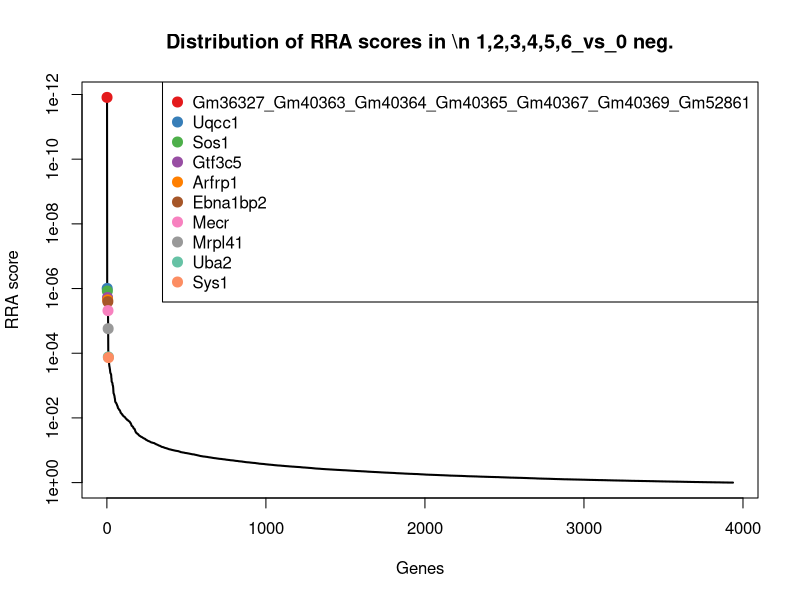
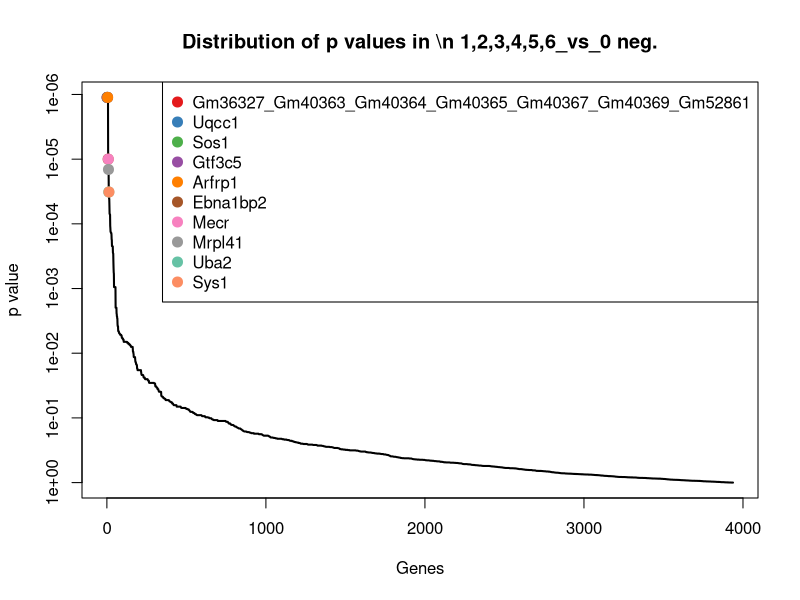
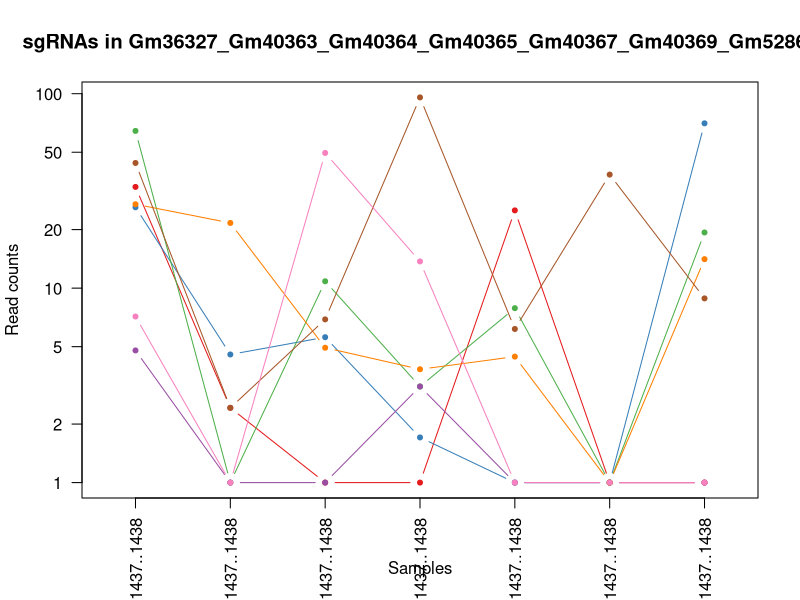
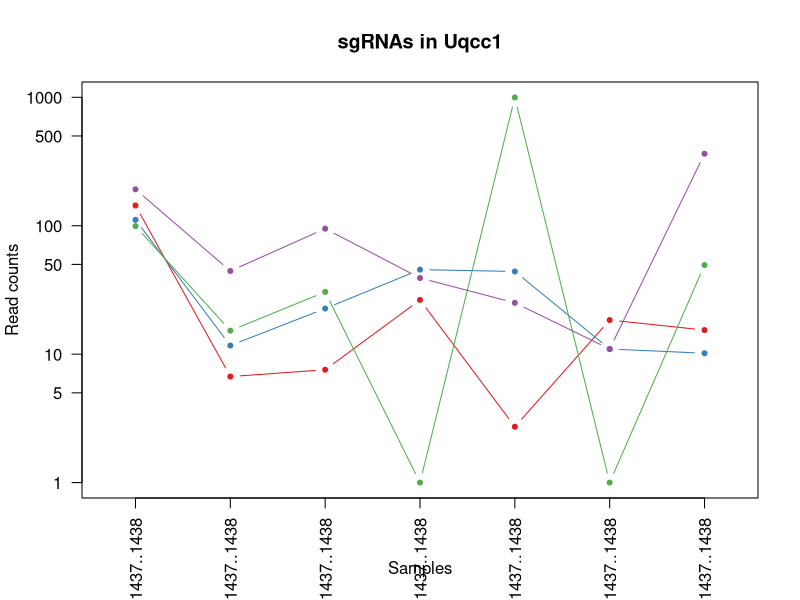
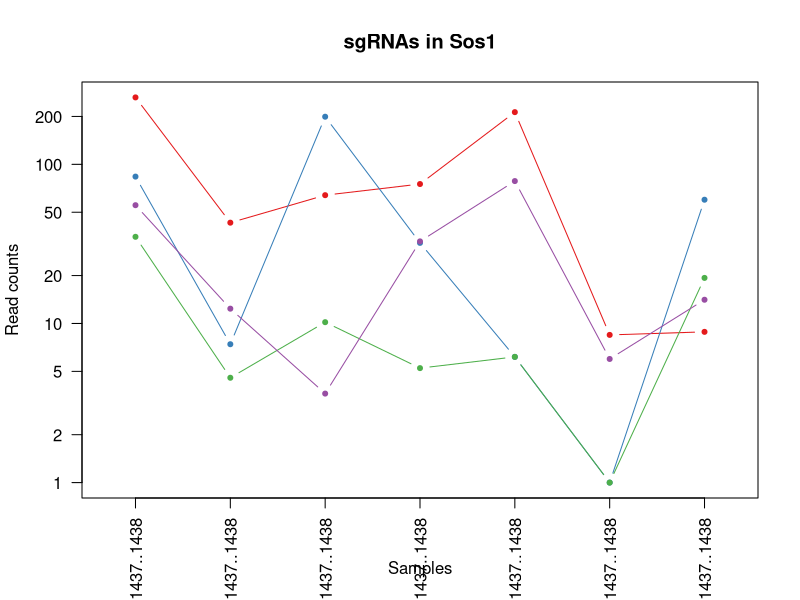
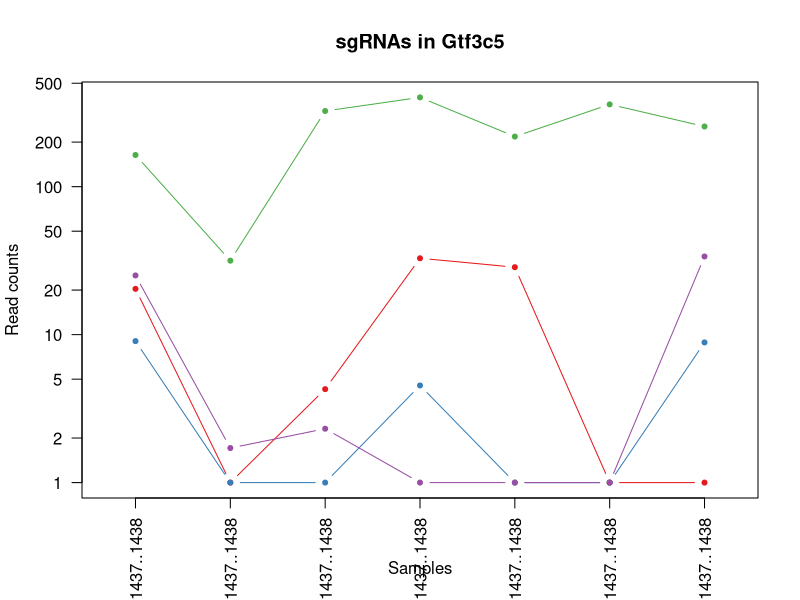
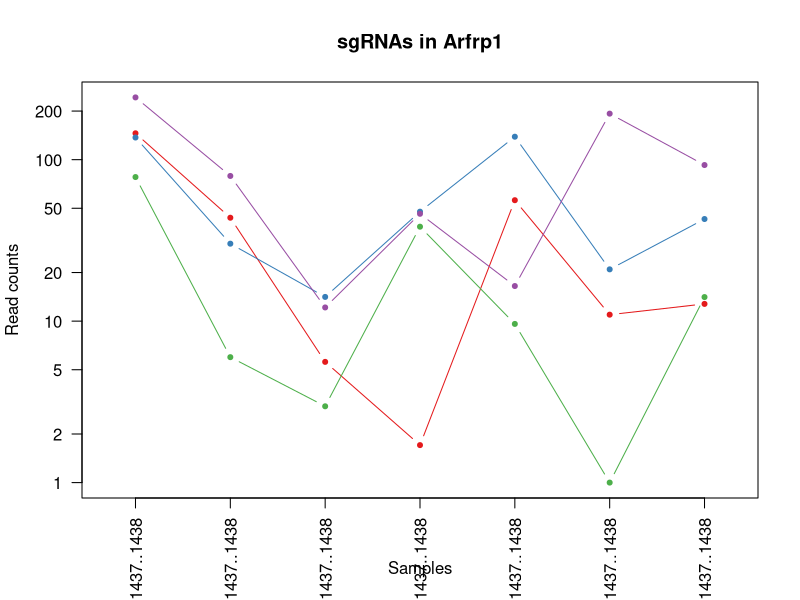
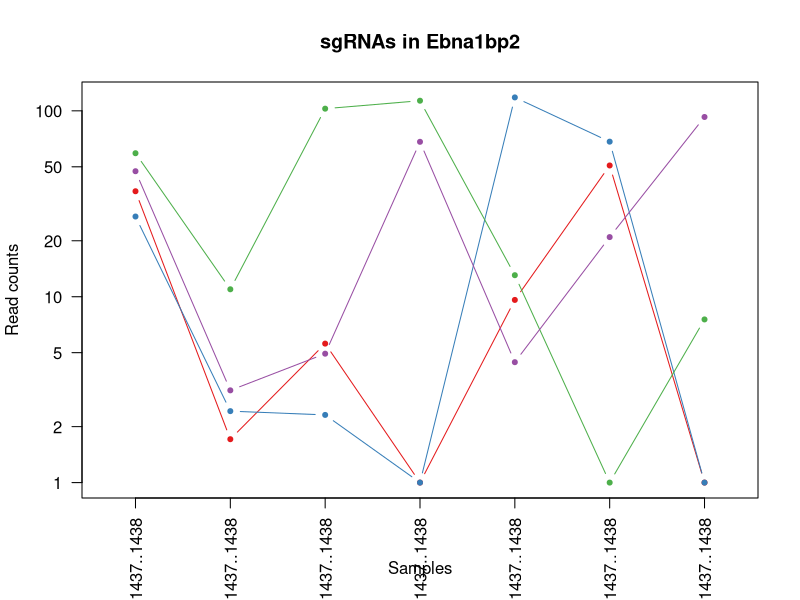

These charts were generated, in order, by the following R code: (Note: this script raises an error after producing the figures.)
pdf(file='invivo.poolE_BM_hEGFRv3_15m_v_input.pdf',width=4.5,height=4.5);
gstable=read.table('invivo.poolE_BM_hEGFRv3_15m_v_input.gene_summary.txt',header=T)
# 
#
# parameters
# Do not modify the variables beginning with "__"

# gstablename='__GENE_SUMMARY_FILE__'
startindex=3
# outputfile='__OUTPUT_FILE__'
targetgenelist=c("Gm36327_Gm40363_Gm40364_Gm40365_Gm40367_Gm40369_Gm52861","Uqcc1","Sos1","Gtf3c5","Arfrp1","Ebna1bp2","Mecr","Mrpl41","Uba2","Sys1")
# samplelabel=sub('.\\w+.\\w+$','',colnames(gstable)[startindex]);
samplelabel='1,2,3,4,5,6_vs_0 neg.'


# You need to write some codes in front of this code:
# gstable=read.table(gstablename,header=T)
# pdf(file=outputfile,width=6,height=6)


# set up color using RColorBrewer
#library(RColorBrewer)
#colors <- brewer.pal(length(targetgenelist), "Set1")

colors=c( "#E41A1C", "#377EB8", "#4DAF4A", "#984EA3", "#FF7F00",  "#A65628", "#F781BF",
          "#999999", "#66C2A5", "#FC8D62", "#8DA0CB", "#E78AC3", "#A6D854", "#FFD92F", "#E5C494", "#B3B3B3", 
          "#8DD3C7", "#FFFFB3", "#BEBADA", "#FB8072", "#80B1D3", "#FDB462", "#B3DE69", "#FCCDE5",
          "#D9D9D9", "#BC80BD", "#CCEBC5", "#FFED6F")

######
# function definition

plotrankedvalues<-function(val, tglist, ...){
  
  plot(val,log='y',ylim=c(max(val),min(val)),type='l',lwd=2, ...)
  if(length(tglist)>0){
    for(i in 1:length(tglist)){
      targetgene=tglist[i];
      tx=which(names(val)==targetgene);ty=val[targetgene];
      points(tx,ty,col=colors[(i %% length(colors)) ],cex=2,pch=20)
      # text(tx+50,ty,targetgene,col=colors[i])
    }
    legend('topright',tglist,pch=20,pt.cex = 2,cex=1,col=colors)
  }
}



plotrandvalues<-function(val,targetgenelist, ...){
  # choose the one with the best distance distribution
  
  mindiffvalue=0;
  randval=val;
  for(i in 1:20){
    randval0=sample(val)
    vindex=sort(which(names(randval0) %in% targetgenelist))
    if(max(vindex)>0.9*length(val)){
      # print('pass...')
      next;
    }
    mindiffind=min(diff(vindex));
    if (mindiffind > mindiffvalue){
      mindiffvalue=mindiffind;
      randval=randval0;
      # print(paste('Diff: ',mindiffvalue))
    }
  }
  plot(randval,log='y',ylim=c(max(randval),min(randval)),pch=20,col='grey', ...)
  
  if(length(targetgenelist)>0){
    for(i in 1:length(targetgenelist)){
      targetgene=targetgenelist[i];
      tx=which(names(randval)==targetgene);ty=randval[targetgene];
      points(tx,ty,col=colors[(i %% length(colors)) ],cex=2,pch=20)
      text(tx+50,ty,targetgene,col=colors[i])
    }
  }
  
}




# set.seed(1235)



pvec=gstable[,startindex]
names(pvec)=gstable[,'id']
pvec=sort(pvec);

plotrankedvalues(pvec,targetgenelist,xlab='Genes',ylab='RRA score',main=paste('Distribution of RRA scores in \\n',samplelabel))

# plotrandvalues(pvec,targetgenelist,xlab='Genes',ylab='RRA score',main=paste('Distribution of RRA scores in \\n',samplelabel))


pvec=gstable[,startindex+1]
names(pvec)=gstable[,'id']
pvec=sort(pvec);

plotrankedvalues(pvec,targetgenelist,xlab='Genes',ylab='p value',main=paste('Distribution of p values in \\n',samplelabel))

# plotrandvalues(pvec,targetgenelist,xlab='Genes',ylab='p value',main=paste('Distribution of p values in \\n',samplelabel))



# you need to write after this code:
# dev.off()






# parameters
# Do not modify the variables beginning with "__"
targetmat=list(c(32.149506211242425,1.4234196992569692,0.0,0.0,24.109474309509014,0.0,0.0),c(25.057703370527182,3.5585492481424232,4.5937783614251355,0.7066427863273343,0.0,0.0,69.40092586113424),c(63.353438710389476,0.0,9.843810774482433,2.119928358982003,6.88842123128829,0.0,18.332320038790176),c(3.7822948483814613,0.0,0.0,2.119928358982003,0.0,0.0,0.0),c(26.003277082622546,20.639585639226052,3.9375243097929733,2.8265711453093374,3.444210615644145,0.0,13.094514313421556),c(43.023603900339126,1.4234196992569692,5.90628646468946,94.6901333678628,5.166315923466217,37.36879897810395,7.856708588052933),c(6.146229128619875,0.0,48.56279982078,12.719570153892018,0.0,0.0,0.0))
targetgene="Gm36327_Gm40363_Gm40364_Gm40365_Gm40367_Gm40369_Gm52861"
collabel=c("In.vivo.input.Pool.E..33.40._1431..1432..1433..1434..1435..1436..1437..1438","In.vivo_AR1890_Pool.E..33.40._BM_hEGFRv3_15m_1431..1432..1433..1434..1435..1436..1437..1438","In.vivo_AR1891_Pool.E..33.40._BM_hEGFRv3_15m_1431..1432..1433..1434..1435..1436..1437..1438","In.vivo_AR1892_Pool.E..33.40._BM_hEGFRv3_15m_1431..1432..1433..1434..1435..1436..1437..1438","In.vivo_AR1893_Pool.E..33.40._BM_hEGFRv3_15m_1431..1432..1433..1434..1435..1436..1437..1438","In.vivo_AR1894_Pool.E..33.40._BM_hEGFRv3_15m_1431..1432..1433..1434..1435..1436..1437..1438","In.vivo_AR1895_Pool.E..33.40._BM_hEGFRv3_15m_1431..1432..1433..1434..1435..1436..1437..1438")

# set up color using RColorBrewer
#library(RColorBrewer)
#colors <- brewer.pal(length(targetgenelist), "Set1")

colors=c( "#E41A1C", "#377EB8", "#4DAF4A", "#984EA3", "#FF7F00",  "#A65628", "#F781BF",
          "#999999", "#66C2A5", "#FC8D62", "#8DA0CB", "#E78AC3", "#A6D854", "#FFD92F", "#E5C494", "#B3B3B3", 
          "#8DD3C7", "#FFFFB3", "#BEBADA", "#FB8072", "#80B1D3", "#FDB462", "#B3DE69", "#FCCDE5",
          "#D9D9D9", "#BC80BD", "#CCEBC5", "#FFED6F")


## code

targetmatvec=unlist(targetmat)+1
yrange=range(targetmatvec[targetmatvec>0]);
# yrange[1]=1; # set the minimum value to 1
for(i in 1:length(targetmat)){
  vali=targetmat[[i]]+1;
  if(i==1){
    plot(1:length(vali),vali,type='b',las=1,pch=20,main=paste('sgRNAs in',targetgene),ylab='Read counts',xlab='Samples',xlim=c(0.7,length(vali)+0.3),ylim = yrange,col=colors[(i %% length(colors))],xaxt='n',log='y')
    axis(1,at=1:length(vali),labels=(collabel),las=2)
    # lines(0:100,rep(1,101),col='black');
  }else{
    lines(1:length(vali),vali,type='b',pch=20,col=colors[(i %% length(colors))])
  }
}




# parameters
# Do not modify the variables beginning with "__"
targetmat=list(c(142.78163052640016,5.693678797027877,6.562540516321622,25.439140307784037,1.7221053078220725,17.438772856448512,14.40396574476371),c(110.15933745911006,10.67564774442727,21.65638370386135,44.51849553862206,43.052632695551814,9.96501306082772,9.166160019395088),c(98.339666057918,14.234196992569693,29.531432323447298,0.0,997.09897322898,0.0,48.44970295965975),c(191.0058898432638,43.41430082733756,93.8443293833992,38.15871046167605,24.109474309509014,9.96501306082772,362.71804648177704))
targetgene="Uqcc1"
collabel=c("In.vivo.input.Pool.E..33.40._1431..1432..1433..1434..1435..1436..1437..1438","In.vivo_AR1890_Pool.E..33.40._BM_hEGFRv3_15m_1431..1432..1433..1434..1435..1436..1437..1438","In.vivo_AR1891_Pool.E..33.40._BM_hEGFRv3_15m_1431..1432..1433..1434..1435..1436..1437..1438","In.vivo_AR1892_Pool.E..33.40._BM_hEGFRv3_15m_1431..1432..1433..1434..1435..1436..1437..1438","In.vivo_AR1893_Pool.E..33.40._BM_hEGFRv3_15m_1431..1432..1433..1434..1435..1436..1437..1438","In.vivo_AR1894_Pool.E..33.40._BM_hEGFRv3_15m_1431..1432..1433..1434..1435..1436..1437..1438","In.vivo_AR1895_Pool.E..33.40._BM_hEGFRv3_15m_1431..1432..1433..1434..1435..1436..1437..1438")

# set up color using RColorBrewer
#library(RColorBrewer)
#colors <- brewer.pal(length(targetgenelist), "Set1")

colors=c( "#E41A1C", "#377EB8", "#4DAF4A", "#984EA3", "#FF7F00",  "#A65628", "#F781BF",
          "#999999", "#66C2A5", "#FC8D62", "#8DA0CB", "#E78AC3", "#A6D854", "#FFD92F", "#E5C494", "#B3B3B3", 
          "#8DD3C7", "#FFFFB3", "#BEBADA", "#FB8072", "#80B1D3", "#FDB462", "#B3DE69", "#FCCDE5",
          "#D9D9D9", "#BC80BD", "#CCEBC5", "#FFED6F")


## code

targetmatvec=unlist(targetmat)+1
yrange=range(targetmatvec[targetmatvec>0]);
# yrange[1]=1; # set the minimum value to 1
for(i in 1:length(targetmat)){
  vali=targetmat[[i]]+1;
  if(i==1){
    plot(1:length(vali),vali,type='b',las=1,pch=20,main=paste('sgRNAs in',targetgene),ylab='Read counts',xlab='Samples',xlim=c(0.7,length(vali)+0.3),ylim = yrange,col=colors[(i %% length(colors))],xaxt='n',log='y')
    axis(1,at=1:length(vali),labels=(collabel),las=2)
    # lines(0:100,rep(1,101),col='black');
  }else{
    lines(1:length(vali),vali,type='b',pch=20,col=colors[(i %% length(colors))])
  }
}




# parameters
# Do not modify the variables beginning with "__"
targetmat=list(c(262.39670510646386,41.990881128080595,63.00038895668757,74.19749256437011,211.8189528621149,7.47375979562079,7.856708588052933),c(82.73769980834447,6.405388646656362,198.188723592913,31.09228259840271,5.166315923466217,0.0,58.92531441039699),c(34.04065363543315,3.5585492481424232,9.187556722850271,4.239856717964006,5.166315923466217,0.0,18.332320038790176),c(54.37048844548351,11.387357594055754,2.625016206528649,31.798925384730047,77.49473885199326,4.98250653041386,13.094514313421556))
targetgene="Sos1"
collabel=c("In.vivo.input.Pool.E..33.40._1431..1432..1433..1434..1435..1436..1437..1438","In.vivo_AR1890_Pool.E..33.40._BM_hEGFRv3_15m_1431..1432..1433..1434..1435..1436..1437..1438","In.vivo_AR1891_Pool.E..33.40._BM_hEGFRv3_15m_1431..1432..1433..1434..1435..1436..1437..1438","In.vivo_AR1892_Pool.E..33.40._BM_hEGFRv3_15m_1431..1432..1433..1434..1435..1436..1437..1438","In.vivo_AR1893_Pool.E..33.40._BM_hEGFRv3_15m_1431..1432..1433..1434..1435..1436..1437..1438","In.vivo_AR1894_Pool.E..33.40._BM_hEGFRv3_15m_1431..1432..1433..1434..1435..1436..1437..1438","In.vivo_AR1895_Pool.E..33.40._BM_hEGFRv3_15m_1431..1432..1433..1434..1435..1436..1437..1438")

# set up color using RColorBrewer
#library(RColorBrewer)
#colors <- brewer.pal(length(targetgenelist), "Set1")

colors=c( "#E41A1C", "#377EB8", "#4DAF4A", "#984EA3", "#FF7F00",  "#A65628", "#F781BF",
          "#999999", "#66C2A5", "#FC8D62", "#8DA0CB", "#E78AC3", "#A6D854", "#FFD92F", "#E5C494", "#B3B3B3", 
          "#8DD3C7", "#FFFFB3", "#BEBADA", "#FB8072", "#80B1D3", "#FDB462", "#B3DE69", "#FCCDE5",
          "#D9D9D9", "#BC80BD", "#CCEBC5", "#FFED6F")


## code

targetmatvec=unlist(targetmat)+1
yrange=range(targetmatvec[targetmatvec>0]);
# yrange[1]=1; # set the minimum value to 1
for(i in 1:length(targetmat)){
  vali=targetmat[[i]]+1;
  if(i==1){
    plot(1:length(vali),vali,type='b',las=1,pch=20,main=paste('sgRNAs in',targetgene),ylab='Read counts',xlab='Samples',xlim=c(0.7,length(vali)+0.3),ylim = yrange,col=colors[(i %% length(colors))],xaxt='n',log='y')
    axis(1,at=1:length(vali),labels=(collabel),las=2)
    # lines(0:100,rep(1,101),col='black');
  }else{
    lines(1:length(vali),vali,type='b',pch=20,col=colors[(i %% length(colors))])
  }
}




# parameters
# Do not modify the variables beginning with "__"
targetmat=list(c(19.38426109795499,0.0,3.281270258160811,31.798925384730047,27.55368492515316,0.0,0.0),c(8.037376552810606,0.0,0.0,3.5332139316366717,0.0,0.0,7.856708588052933),c(162.63867848040283,30.603523534024838,323.53324745465596,399.9598170612712,216.98526878558113,358.7404701897979,254.03357768037816),c(24.112129658431815,0.7117098496284846,1.3125081032643244,0.0,0.0,0.0,32.73628578355389))
targetgene="Gtf3c5"
collabel=c("In.vivo.input.Pool.E..33.40._1431..1432..1433..1434..1435..1436..1437..1438","In.vivo_AR1890_Pool.E..33.40._BM_hEGFRv3_15m_1431..1432..1433..1434..1435..1436..1437..1438","In.vivo_AR1891_Pool.E..33.40._BM_hEGFRv3_15m_1431..1432..1433..1434..1435..1436..1437..1438","In.vivo_AR1892_Pool.E..33.40._BM_hEGFRv3_15m_1431..1432..1433..1434..1435..1436..1437..1438","In.vivo_AR1893_Pool.E..33.40._BM_hEGFRv3_15m_1431..1432..1433..1434..1435..1436..1437..1438","In.vivo_AR1894_Pool.E..33.40._BM_hEGFRv3_15m_1431..1432..1433..1434..1435..1436..1437..1438","In.vivo_AR1895_Pool.E..33.40._BM_hEGFRv3_15m_1431..1432..1433..1434..1435..1436..1437..1438")

# set up color using RColorBrewer
#library(RColorBrewer)
#colors <- brewer.pal(length(targetgenelist), "Set1")

colors=c( "#E41A1C", "#377EB8", "#4DAF4A", "#984EA3", "#FF7F00",  "#A65628", "#F781BF",
          "#999999", "#66C2A5", "#FC8D62", "#8DA0CB", "#E78AC3", "#A6D854", "#FFD92F", "#E5C494", "#B3B3B3", 
          "#8DD3C7", "#FFFFB3", "#BEBADA", "#FB8072", "#80B1D3", "#FDB462", "#B3DE69", "#FCCDE5",
          "#D9D9D9", "#BC80BD", "#CCEBC5", "#FFED6F")


## code

targetmatvec=unlist(targetmat)+1
yrange=range(targetmatvec[targetmatvec>0]);
# yrange[1]=1; # set the minimum value to 1
for(i in 1:length(targetmat)){
  vali=targetmat[[i]]+1;
  if(i==1){
    plot(1:length(vali),vali,type='b',las=1,pch=20,main=paste('sgRNAs in',targetgene),ylab='Read counts',xlab='Samples',xlim=c(0.7,length(vali)+0.3),ylim = yrange,col=colors[(i %% length(colors))],xaxt='n',log='y')
    axis(1,at=1:length(vali),labels=(collabel),las=2)
    # lines(0:100,rep(1,101),col='black');
  }else{
    lines(1:length(vali),vali,type='b',pch=20,col=colors[(i %% length(colors))])
  }
}




# parameters
# Do not modify the variables beginning with "__"
targetmat=list(c(144.6727779505909,42.70259097770908,4.5937783614251355,0.7066427863273343,55.10736985030632,9.96501306082772,11.7850628820794),c(136.1626145417326,29.18010383476787,13.125081032643244,46.63842389760407,137.7684246257658,19.93002612165544,41.902445802948975),c(77.06425753577227,4.981968947399392,1.9687621548964866,37.45206767534872,8.610526539110362,0.0,13.094514313421556),c(242.06687029641353,78.2880834591333,11.156318877746758,45.2251383249494,15.498947770398653,191.82650142093362,91.66160019395089))
targetgene="Arfrp1"
collabel=c("In.vivo.input.Pool.E..33.40._1431..1432..1433..1434..1435..1436..1437..1438","In.vivo_AR1890_Pool.E..33.40._BM_hEGFRv3_15m_1431..1432..1433..1434..1435..1436..1437..1438","In.vivo_AR1891_Pool.E..33.40._BM_hEGFRv3_15m_1431..1432..1433..1434..1435..1436..1437..1438","In.vivo_AR1892_Pool.E..33.40._BM_hEGFRv3_15m_1431..1432..1433..1434..1435..1436..1437..1438","In.vivo_AR1893_Pool.E..33.40._BM_hEGFRv3_15m_1431..1432..1433..1434..1435..1436..1437..1438","In.vivo_AR1894_Pool.E..33.40._BM_hEGFRv3_15m_1431..1432..1433..1434..1435..1436..1437..1438","In.vivo_AR1895_Pool.E..33.40._BM_hEGFRv3_15m_1431..1432..1433..1434..1435..1436..1437..1438")

# set up color using RColorBrewer
#library(RColorBrewer)
#colors <- brewer.pal(length(targetgenelist), "Set1")

colors=c( "#E41A1C", "#377EB8", "#4DAF4A", "#984EA3", "#FF7F00",  "#A65628", "#F781BF",
          "#999999", "#66C2A5", "#FC8D62", "#8DA0CB", "#E78AC3", "#A6D854", "#FFD92F", "#E5C494", "#B3B3B3", 
          "#8DD3C7", "#FFFFB3", "#BEBADA", "#FB8072", "#80B1D3", "#FDB462", "#B3DE69", "#FCCDE5",
          "#D9D9D9", "#BC80BD", "#CCEBC5", "#FFED6F")


## code

targetmatvec=unlist(targetmat)+1
yrange=range(targetmatvec[targetmatvec>0]);
# yrange[1]=1; # set the minimum value to 1
for(i in 1:length(targetmat)){
  vali=targetmat[[i]]+1;
  if(i==1){
    plot(1:length(vali),vali,type='b',las=1,pch=20,main=paste('sgRNAs in',targetgene),ylab='Read counts',xlab='Samples',xlim=c(0.7,length(vali)+0.3),ylim = yrange,col=colors[(i %% length(colors))],xaxt='n',log='y')
    axis(1,at=1:length(vali),labels=(collabel),las=2)
    # lines(0:100,rep(1,101),col='black');
  }else{
    lines(1:length(vali),vali,type='b',pch=20,col=colors[(i %% length(colors))])
  }
}




# parameters
# Do not modify the variables beginning with "__"
targetmat=list(c(35.93180105962388,0.7117098496284846,4.5937783614251355,0.0,8.610526539110362,49.825065304138604,0.0),c(26.003277082622546,1.4234196992569692,1.3125081032643244,0.0,117.10316093190093,67.26383816058711,0.0),c(58.15278329386497,9.963937894798784,101.71937800298514,112.35620302604616,12.054737154754507,0.0,6.547257156710778),c(46.3331118926729,2.1351295488854536,3.9375243097929733,67.13106470109676,3.444210615644145,19.93002612165544,91.66160019395089))
targetgene="Ebna1bp2"
collabel=c("In.vivo.input.Pool.E..33.40._1431..1432..1433..1434..1435..1436..1437..1438","In.vivo_AR1890_Pool.E..33.40._BM_hEGFRv3_15m_1431..1432..1433..1434..1435..1436..1437..1438","In.vivo_AR1891_Pool.E..33.40._BM_hEGFRv3_15m_1431..1432..1433..1434..1435..1436..1437..1438","In.vivo_AR1892_Pool.E..33.40._BM_hEGFRv3_15m_1431..1432..1433..1434..1435..1436..1437..1438","In.vivo_AR1893_Pool.E..33.40._BM_hEGFRv3_15m_1431..1432..1433..1434..1435..1436..1437..1438","In.vivo_AR1894_Pool.E..33.40._BM_hEGFRv3_15m_1431..1432..1433..1434..1435..1436..1437..1438","In.vivo_AR1895_Pool.E..33.40._BM_hEGFRv3_15m_1431..1432..1433..1434..1435..1436..1437..1438")

# set up color using RColorBrewer
#library(RColorBrewer)
#colors <- brewer.pal(length(targetgenelist), "Set1")

colors=c( "#E41A1C", "#377EB8", "#4DAF4A", "#984EA3", "#FF7F00",  "#A65628", "#F781BF",
          "#999999", "#66C2A5", "#FC8D62", "#8DA0CB", "#E78AC3", "#A6D854", "#FFD92F", "#E5C494", "#B3B3B3", 
          "#8DD3C7", "#FFFFB3", "#BEBADA", "#FB8072", "#80B1D3", "#FDB462", "#B3DE69", "#FCCDE5",
          "#D9D9D9", "#BC80BD", "#CCEBC5", "#FFED6F")


## code

targetmatvec=unlist(targetmat)+1
yrange=range(targetmatvec[targetmatvec>0]);
# yrange[1]=1; # set the minimum value to 1
for(i in 1:length(targetmat)){
  vali=targetmat[[i]]+1;
  if(i==1){
    plot(1:length(vali),vali,type='b',las=1,pch=20,main=paste('sgRNAs in',targetgene),ylab='Read counts',xlab='Samples',xlim=c(0.7,length(vali)+0.3),ylim = yrange,col=colors[(i %% length(colors))],xaxt='n',log='y')
    axis(1,at=1:length(vali),labels=(collabel),las=2)
    # lines(0:100,rep(1,101),col='black');
  }else{
    lines(1:length(vali),vali,type='b',pch=20,col=colors[(i %% length(colors))])
  }
}




# parameters
# Do not modify the variables beginning with "__"
targetmat=list(c(173.9855630255472,28.468393985139386,9.843810774482433,9.186356222255347,3.444210615644145,151.96644917762274,54.99696011637053),c(463.8039057827767,285.3956497010223,139.12585894601838,168.18098314590557,115.38105562407885,67.26383816058711,273.6753491505105),c(200.46162696421746,116.00870548944299,95.15683748666352,27.559068666766038,56.82947515812839,69.75509142579405,36.66464007758035),c(127.65245113287432,15.65761669182666,189.00116687006272,188.67362394939826,15.498947770398653,49.825065304138604,13.094514313421556))
targetgene="Mecr"
collabel=c("In.vivo.input.Pool.E..33.40._1431..1432..1433..1434..1435..1436..1437..1438","In.vivo_AR1890_Pool.E..33.40._BM_hEGFRv3_15m_1431..1432..1433..1434..1435..1436..1437..1438","In.vivo_AR1891_Pool.E..33.40._BM_hEGFRv3_15m_1431..1432..1433..1434..1435..1436..1437..1438","In.vivo_AR1892_Pool.E..33.40._BM_hEGFRv3_15m_1431..1432..1433..1434..1435..1436..1437..1438","In.vivo_AR1893_Pool.E..33.40._BM_hEGFRv3_15m_1431..1432..1433..1434..1435..1436..1437..1438","In.vivo_AR1894_Pool.E..33.40._BM_hEGFRv3_15m_1431..1432..1433..1434..1435..1436..1437..1438","In.vivo_AR1895_Pool.E..33.40._BM_hEGFRv3_15m_1431..1432..1433..1434..1435..1436..1437..1438")

# set up color using RColorBrewer
#library(RColorBrewer)
#colors <- brewer.pal(length(targetgenelist), "Set1")

colors=c( "#E41A1C", "#377EB8", "#4DAF4A", "#984EA3", "#FF7F00",  "#A65628", "#F781BF",
          "#999999", "#66C2A5", "#FC8D62", "#8DA0CB", "#E78AC3", "#A6D854", "#FFD92F", "#E5C494", "#B3B3B3", 
          "#8DD3C7", "#FFFFB3", "#BEBADA", "#FB8072", "#80B1D3", "#FDB462", "#B3DE69", "#FCCDE5",
          "#D9D9D9", "#BC80BD", "#CCEBC5", "#FFED6F")


## code

targetmatvec=unlist(targetmat)+1
yrange=range(targetmatvec[targetmatvec>0]);
# yrange[1]=1; # set the minimum value to 1
for(i in 1:length(targetmat)){
  vali=targetmat[[i]]+1;
  if(i==1){
    plot(1:length(vali),vali,type='b',las=1,pch=20,main=paste('sgRNAs in',targetgene),ylab='Read counts',xlab='Samples',xlim=c(0.7,length(vali)+0.3),ylim = yrange,col=colors[(i %% length(colors))],xaxt='n',log='y')
    axis(1,at=1:length(vali),labels=(collabel),las=2)
    # lines(0:100,rep(1,101),col='black');
  }else{
    lines(1:length(vali),vali,type='b',pch=20,col=colors[(i %% length(colors))])
  }
}




# parameters
# Do not modify the variables beginning with "__"
targetmat=list(c(22.693769090288768,0.0,42.65651335609054,11.30628458123735,0.0,22.42127938686237,11.7850628820794),c(19.38426109795499,10.67564774442727,45.28152956261919,0.0,0.0,0.0,0.0),c(64.77179927853253,26.33326443625393,2.625016206528649,0.0,25.831579617331087,12.456266326034651,17.02286860744802),c(16.074753105621213,1.4234196992569692,0.0,0.7066427863273343,0.0,0.0,0.0))
targetgene="Mrpl41"
collabel=c("In.vivo.input.Pool.E..33.40._1431..1432..1433..1434..1435..1436..1437..1438","In.vivo_AR1890_Pool.E..33.40._BM_hEGFRv3_15m_1431..1432..1433..1434..1435..1436..1437..1438","In.vivo_AR1891_Pool.E..33.40._BM_hEGFRv3_15m_1431..1432..1433..1434..1435..1436..1437..1438","In.vivo_AR1892_Pool.E..33.40._BM_hEGFRv3_15m_1431..1432..1433..1434..1435..1436..1437..1438","In.vivo_AR1893_Pool.E..33.40._BM_hEGFRv3_15m_1431..1432..1433..1434..1435..1436..1437..1438","In.vivo_AR1894_Pool.E..33.40._BM_hEGFRv3_15m_1431..1432..1433..1434..1435..1436..1437..1438","In.vivo_AR1895_Pool.E..33.40._BM_hEGFRv3_15m_1431..1432..1433..1434..1435..1436..1437..1438")

# set up color using RColorBrewer
#library(RColorBrewer)
#colors <- brewer.pal(length(targetgenelist), "Set1")

colors=c( "#E41A1C", "#377EB8", "#4DAF4A", "#984EA3", "#FF7F00",  "#A65628", "#F781BF",
          "#999999", "#66C2A5", "#FC8D62", "#8DA0CB", "#E78AC3", "#A6D854", "#FFD92F", "#E5C494", "#B3B3B3", 
          "#8DD3C7", "#FFFFB3", "#BEBADA", "#FB8072", "#80B1D3", "#FDB462", "#B3DE69", "#FCCDE5",
          "#D9D9D9", "#BC80BD", "#CCEBC5", "#FFED6F")


## code

targetmatvec=unlist(targetmat)+1
yrange=range(targetmatvec[targetmatvec>0]);
# yrange[1]=1; # set the minimum value to 1
for(i in 1:length(targetmat)){
  vali=targetmat[[i]]+1;
  if(i==1){
    plot(1:length(vali),vali,type='b',las=1,pch=20,main=paste('sgRNAs in',targetgene),ylab='Read counts',xlab='Samples',xlim=c(0.7,length(vali)+0.3),ylim = yrange,col=colors[(i %% length(colors))],xaxt='n',log='y')
    axis(1,at=1:length(vali),labels=(collabel),las=2)
    # lines(0:100,rep(1,101),col='black');
  }else{
    lines(1:length(vali),vali,type='b',pch=20,col=colors[(i %% length(colors))])
  }
}




# parameters
# Do not modify the variables beginning with "__"
targetmat=list(c(177.76785787392868,222.0534730840872,24.937653962022164,14.839498512874021,58.551580465950465,57.29882509975939,31.42683435221173),c(133.79868026149418,8.540518195541814,234.28269643268192,51.58492340189541,1.7221053078220725,0.0,184.63265181924393),c(89.8295026490597,35.58549248142423,133.8758265329611,98.9299900858268,36.16421146426352,24.912532652069302,119.16008025213615),c(107.32261632282396,15.65761669182666,20.34387560059703,94.6901333678628,48.21894861901803,7.47375979562079,11.7850628820794))
targetgene="Uba2"
collabel=c("In.vivo.input.Pool.E..33.40._1431..1432..1433..1434..1435..1436..1437..1438","In.vivo_AR1890_Pool.E..33.40._BM_hEGFRv3_15m_1431..1432..1433..1434..1435..1436..1437..1438","In.vivo_AR1891_Pool.E..33.40._BM_hEGFRv3_15m_1431..1432..1433..1434..1435..1436..1437..1438","In.vivo_AR1892_Pool.E..33.40._BM_hEGFRv3_15m_1431..1432..1433..1434..1435..1436..1437..1438","In.vivo_AR1893_Pool.E..33.40._BM_hEGFRv3_15m_1431..1432..1433..1434..1435..1436..1437..1438","In.vivo_AR1894_Pool.E..33.40._BM_hEGFRv3_15m_1431..1432..1433..1434..1435..1436..1437..1438","In.vivo_AR1895_Pool.E..33.40._BM_hEGFRv3_15m_1431..1432..1433..1434..1435..1436..1437..1438")

# set up color using RColorBrewer
#library(RColorBrewer)
#colors <- brewer.pal(length(targetgenelist), "Set1")

colors=c( "#E41A1C", "#377EB8", "#4DAF4A", "#984EA3", "#FF7F00",  "#A65628", "#F781BF",
          "#999999", "#66C2A5", "#FC8D62", "#8DA0CB", "#E78AC3", "#A6D854", "#FFD92F", "#E5C494", "#B3B3B3", 
          "#8DD3C7", "#FFFFB3", "#BEBADA", "#FB8072", "#80B1D3", "#FDB462", "#B3DE69", "#FCCDE5",
          "#D9D9D9", "#BC80BD", "#CCEBC5", "#FFED6F")


## code

targetmatvec=unlist(targetmat)+1
yrange=range(targetmatvec[targetmatvec>0]);
# yrange[1]=1; # set the minimum value to 1
for(i in 1:length(targetmat)){
  vali=targetmat[[i]]+1;
  if(i==1){
    plot(1:length(vali),vali,type='b',las=1,pch=20,main=paste('sgRNAs in',targetgene),ylab='Read counts',xlab='Samples',xlim=c(0.7,length(vali)+0.3),ylim = yrange,col=colors[(i %% length(colors))],xaxt='n',log='y')
    axis(1,at=1:length(vali),labels=(collabel),las=2)
    # lines(0:100,rep(1,101),col='black');
  }else{
    lines(1:length(vali),vali,type='b',pch=20,col=colors[(i %% length(colors))])
  }
}




# parameters
# Do not modify the variables beginning with "__"
targetmat=list(c(100.7036003381564,0.0,4.5937783614251355,0.0,0.0,0.0,31.42683435221173),c(36.877374771719246,22.063005338483023,1.3125081032643244,21.905926376147363,3.444210615644145,32.38629244769009,0.0),c(215.5908063577433,69.035855413963,133.21957248132892,21.905926376147363,20.66526369386487,42.35130550851781,43.21189723429113),c(69.97245469505704,138.7834206775545,13.781335084275407,30.385639812075375,41.33052738772974,47.333812038931676,45.830800096975445))
targetgene="Sys1"
collabel=c("In.vivo.input.Pool.E..33.40._1431..1432..1433..1434..1435..1436..1437..1438","In.vivo_AR1890_Pool.E..33.40._BM_hEGFRv3_15m_1431..1432..1433..1434..1435..1436..1437..1438","In.vivo_AR1891_Pool.E..33.40._BM_hEGFRv3_15m_1431..1432..1433..1434..1435..1436..1437..1438","In.vivo_AR1892_Pool.E..33.40._BM_hEGFRv3_15m_1431..1432..1433..1434..1435..1436..1437..1438","In.vivo_AR1893_Pool.E..33.40._BM_hEGFRv3_15m_1431..1432..1433..1434..1435..1436..1437..1438","In.vivo_AR1894_Pool.E..33.40._BM_hEGFRv3_15m_1431..1432..1433..1434..1435..1436..1437..1438","In.vivo_AR1895_Pool.E..33.40._BM_hEGFRv3_15m_1431..1432..1433..1434..1435..1436..1437..1438")

# set up color using RColorBrewer
#library(RColorBrewer)
#colors <- brewer.pal(length(targetgenelist), "Set1")

colors=c( "#E41A1C", "#377EB8", "#4DAF4A", "#984EA3", "#FF7F00",  "#A65628", "#F781BF",
          "#999999", "#66C2A5", "#FC8D62", "#8DA0CB", "#E78AC3", "#A6D854", "#FFD92F", "#E5C494", "#B3B3B3", 
          "#8DD3C7", "#FFFFB3", "#BEBADA", "#FB8072", "#80B1D3", "#FDB462", "#B3DE69", "#FCCDE5",
          "#D9D9D9", "#BC80BD", "#CCEBC5", "#FFED6F")


## code

targetmatvec=unlist(targetmat)+1
yrange=range(targetmatvec[targetmatvec>0]);
# yrange[1]=1; # set the minimum value to 1
for(i in 1:length(targetmat)){
  vali=targetmat[[i]]+1;
  if(i==1){
    plot(1:length(vali),vali,type='b',las=1,pch=20,main=paste('sgRNAs in',targetgene),ylab='Read counts',xlab='Samples',xlim=c(0.7,length(vali)+0.3),ylim = yrange,col=colors[(i %% length(colors))],xaxt='n',log='y')
    axis(1,at=1:length(vali),labels=(collabel),las=2)
    # lines(0:100,rep(1,101),col='black');
  }else{
    lines(1:length(vali),vali,type='b',pch=20,col=colors[(i %% length(colors))])
  }
}



# 
#
# parameters
# Do not modify the variables beginning with "__"

# gstablename='__GENE_SUMMARY_FILE__'
startindex=9
# outputfile='__OUTPUT_FILE__'
targetgenelist=c("Grk2","C2cd5","Atp2a2","Golm1","Actbl2","Limd2","Csdc2","Omd","Slc28a2","Dpy19l1")
# samplelabel=sub('.\\w+.\\w+$','',colnames(gstable)[startindex]);
samplelabel='1,2,3,4,5,6_vs_0 pos.'


# You need to write some codes in front of this code:
# gstable=read.table(gstablename,header=T)
# pdf(file=outputfile,width=6,height=6)


# set up color using RColorBrewer
#library(RColorBrewer)
#colors <- brewer.pal(length(targetgenelist), "Set1")

colors=c( "#E41A1C", "#377EB8", "#4DAF4A", "#984EA3", "#FF7F00",  "#A65628", "#F781BF",
          "#999999", "#66C2A5", "#FC8D62", "#8DA0CB", "#E78AC3", "#A6D854", "#FFD92F", "#E5C494", "#B3B3B3", 
          "#8DD3C7", "#FFFFB3", "#BEBADA", "#FB8072", "#80B1D3", "#FDB462", "#B3DE69", "#FCCDE5",
          "#D9D9D9", "#BC80BD", "#CCEBC5", "#FFED6F")

######
# function definition

plotrankedvalues<-function(val, tglist, ...){
  
  plot(val,log='y',ylim=c(max(val),min(val)),type='l',lwd=2, ...)
  if(length(tglist)>0){
    for(i in 1:length(tglist)){
      targetgene=tglist[i];
      tx=which(names(val)==targetgene);ty=val[targetgene];
      points(tx,ty,col=colors[(i %% length(colors)) ],cex=2,pch=20)
      # text(tx+50,ty,targetgene,col=colors[i])
    }
    legend('topright',tglist,pch=20,pt.cex = 2,cex=1,col=colors)
  }
}



plotrandvalues<-function(val,targetgenelist, ...){
  # choose the one with the best distance distribution
  
  mindiffvalue=0;
  randval=val;
  for(i in 1:20){
    randval0=sample(val)
    vindex=sort(which(names(randval0) %in% targetgenelist))
    if(max(vindex)>0.9*length(val)){
      # print('pass...')
      next;
    }
    mindiffind=min(diff(vindex));
    if (mindiffind > mindiffvalue){
      mindiffvalue=mindiffind;
      randval=randval0;
      # print(paste('Diff: ',mindiffvalue))
    }
  }
  plot(randval,log='y',ylim=c(max(randval),min(randval)),pch=20,col='grey', ...)
  
  if(length(targetgenelist)>0){
    for(i in 1:length(targetgenelist)){
      targetgene=targetgenelist[i];
      tx=which(names(randval)==targetgene);ty=randval[targetgene];
      points(tx,ty,col=colors[(i %% length(colors)) ],cex=2,pch=20)
      text(tx+50,ty,targetgene,col=colors[i])
    }
  }
  
}




# set.seed(1235)



pvec=gstable[,startindex]
names(pvec)=gstable[,'id']
pvec=sort(pvec);

plotrankedvalues(pvec,targetgenelist,xlab='Genes',ylab='RRA score',main=paste('Distribution of RRA scores in \\n',samplelabel))

# plotrandvalues(pvec,targetgenelist,xlab='Genes',ylab='RRA score',main=paste('Distribution of RRA scores in \\n',samplelabel))


pvec=gstable[,startindex+1]
names(pvec)=gstable[,'id']
pvec=sort(pvec);

plotrankedvalues(pvec,targetgenelist,xlab='Genes',ylab='p value',main=paste('Distribution of p values in \\n',samplelabel))

# plotrandvalues(pvec,targetgenelist,xlab='Genes',ylab='p value',main=paste('Distribution of p values in \\n',samplelabel))



# you need to write after this code:
# dev.off()






# parameters
# Do not modify the variables beginning with "__"
targetmat=list(c(150.3462202231631,227.7471518811151,349.78340951994244,324.3490389242465,432.2484322633402,423.5130550851781,265.8186405624576),c(145.1455648066386,1055.4657069990426,723.1919648986427,599.2330828055796,172.21053078220726,1848.5099227835422,498.90099534136124),c(219.84588806217243,81.84663270727573,472.50291717515677,504.54294943771674,2553.8821715001336,388.6355093722811,384.9787208145937),c(238.75736230407975,816.3311975238719,200.1574857478095,850.0912719517833,921.3263396848088,1524.6469983066413,699.247064336711))
targetgene="Grk2"
collabel=c("In.vivo.input.Pool.E..33.40._1431..1432..1433..1434..1435..1436..1437..1438","In.vivo_AR1890_Pool.E..33.40._BM_hEGFRv3_15m_1431..1432..1433..1434..1435..1436..1437..1438","In.vivo_AR1891_Pool.E..33.40._BM_hEGFRv3_15m_1431..1432..1433..1434..1435..1436..1437..1438","In.vivo_AR1892_Pool.E..33.40._BM_hEGFRv3_15m_1431..1432..1433..1434..1435..1436..1437..1438","In.vivo_AR1893_Pool.E..33.40._BM_hEGFRv3_15m_1431..1432..1433..1434..1435..1436..1437..1438","In.vivo_AR1894_Pool.E..33.40._BM_hEGFRv3_15m_1431..1432..1433..1434..1435..1436..1437..1438","In.vivo_AR1895_Pool.E..33.40._BM_hEGFRv3_15m_1431..1432..1433..1434..1435..1436..1437..1438")

# set up color using RColorBrewer
#library(RColorBrewer)
#colors <- brewer.pal(length(targetgenelist), "Set1")

colors=c( "#E41A1C", "#377EB8", "#4DAF4A", "#984EA3", "#FF7F00",  "#A65628", "#F781BF",
          "#999999", "#66C2A5", "#FC8D62", "#8DA0CB", "#E78AC3", "#A6D854", "#FFD92F", "#E5C494", "#B3B3B3", 
          "#8DD3C7", "#FFFFB3", "#BEBADA", "#FB8072", "#80B1D3", "#FDB462", "#B3DE69", "#FCCDE5",
          "#D9D9D9", "#BC80BD", "#CCEBC5", "#FFED6F")


## code

targetmatvec=unlist(targetmat)+1
yrange=range(targetmatvec[targetmatvec>0]);
# yrange[1]=1; # set the minimum value to 1
for(i in 1:length(targetmat)){
  vali=targetmat[[i]]+1;
  if(i==1){
    plot(1:length(vali),vali,type='b',las=1,pch=20,main=paste('sgRNAs in',targetgene),ylab='Read counts',xlab='Samples',xlim=c(0.7,length(vali)+0.3),ylim = yrange,col=colors[(i %% length(colors))],xaxt='n',log='y')
    axis(1,at=1:length(vali),labels=(collabel),las=2)
    # lines(0:100,rep(1,101),col='black');
  }else{
    lines(1:length(vali),vali,type='b',pch=20,col=colors[(i %% length(colors))])
  }
}




# parameters
# Do not modify the variables beginning with "__"
targetmat=list(c(170.20326817716577,78.2880834591333,46.59403766588352,32.50556817105738,430.52632695551813,495.7593997761791,158.44362319240082),c(309.6753907112321,391.4404172956665,794.0674024749163,245.205046855585,123.99158216318922,1347.7680164769492,1058.0367565244617),c(223.6281829105539,1130.1952412100336,912.8493858203376,488.99680813851535,229.04000594033565,346.2842038637633,1008.2776021334597),c(56.73442272572192,106.0447675946442,119.43823739705353,985.7666869266315,969.5452883038269,468.35561385890287,90.35214876260872))
targetgene="C2cd5"
collabel=c("In.vivo.input.Pool.E..33.40._1431..1432..1433..1434..1435..1436..1437..1438","In.vivo_AR1890_Pool.E..33.40._BM_hEGFRv3_15m_1431..1432..1433..1434..1435..1436..1437..1438","In.vivo_AR1891_Pool.E..33.40._BM_hEGFRv3_15m_1431..1432..1433..1434..1435..1436..1437..1438","In.vivo_AR1892_Pool.E..33.40._BM_hEGFRv3_15m_1431..1432..1433..1434..1435..1436..1437..1438","In.vivo_AR1893_Pool.E..33.40._BM_hEGFRv3_15m_1431..1432..1433..1434..1435..1436..1437..1438","In.vivo_AR1894_Pool.E..33.40._BM_hEGFRv3_15m_1431..1432..1433..1434..1435..1436..1437..1438","In.vivo_AR1895_Pool.E..33.40._BM_hEGFRv3_15m_1431..1432..1433..1434..1435..1436..1437..1438")

# set up color using RColorBrewer
#library(RColorBrewer)
#colors <- brewer.pal(length(targetgenelist), "Set1")

colors=c( "#E41A1C", "#377EB8", "#4DAF4A", "#984EA3", "#FF7F00",  "#A65628", "#F781BF",
          "#999999", "#66C2A5", "#FC8D62", "#8DA0CB", "#E78AC3", "#A6D854", "#FFD92F", "#E5C494", "#B3B3B3", 
          "#8DD3C7", "#FFFFB3", "#BEBADA", "#FB8072", "#80B1D3", "#FDB462", "#B3DE69", "#FCCDE5",
          "#D9D9D9", "#BC80BD", "#CCEBC5", "#FFED6F")


## code

targetmatvec=unlist(targetmat)+1
yrange=range(targetmatvec[targetmatvec>0]);
# yrange[1]=1; # set the minimum value to 1
for(i in 1:length(targetmat)){
  vali=targetmat[[i]]+1;
  if(i==1){
    plot(1:length(vali),vali,type='b',las=1,pch=20,main=paste('sgRNAs in',targetgene),ylab='Read counts',xlab='Samples',xlim=c(0.7,length(vali)+0.3),ylim = yrange,col=colors[(i %% length(colors))],xaxt='n',log='y')
    axis(1,at=1:length(vali),labels=(collabel),las=2)
    # lines(0:100,rep(1,101),col='black');
  }else{
    lines(1:length(vali),vali,type='b',pch=20,col=colors[(i %% length(colors))])
  }
}




# parameters
# Do not modify the variables beginning with "__"
targetmat=list(c(112.0504848833008,111.0267365420436,2332.9831535523367,215.52604982983698,413.3052738772974,254.10783305110687,294.62657205198497),c(135.68982768568492,518.1247705295368,278.25171789203677,1091.0564620894042,306.5347447923289,523.1631856934554,767.3385387665031),c(184.85966071464392,653.3496419589488,557.8159438873379,585.8068698653602,77.49473885199326,119.58015672993264,779.1236016485825),c(120.56064829215909,237.71108977591385,107.6256644676746,50.17163782924074,247.98316432637844,142.00143611679502,23.5701257641588))
targetgene="Atp2a2"
collabel=c("In.vivo.input.Pool.E..33.40._1431..1432..1433..1434..1435..1436..1437..1438","In.vivo_AR1890_Pool.E..33.40._BM_hEGFRv3_15m_1431..1432..1433..1434..1435..1436..1437..1438","In.vivo_AR1891_Pool.E..33.40._BM_hEGFRv3_15m_1431..1432..1433..1434..1435..1436..1437..1438","In.vivo_AR1892_Pool.E..33.40._BM_hEGFRv3_15m_1431..1432..1433..1434..1435..1436..1437..1438","In.vivo_AR1893_Pool.E..33.40._BM_hEGFRv3_15m_1431..1432..1433..1434..1435..1436..1437..1438","In.vivo_AR1894_Pool.E..33.40._BM_hEGFRv3_15m_1431..1432..1433..1434..1435..1436..1437..1438","In.vivo_AR1895_Pool.E..33.40._BM_hEGFRv3_15m_1431..1432..1433..1434..1435..1436..1437..1438")

# set up color using RColorBrewer
#library(RColorBrewer)
#colors <- brewer.pal(length(targetgenelist), "Set1")

colors=c( "#E41A1C", "#377EB8", "#4DAF4A", "#984EA3", "#FF7F00",  "#A65628", "#F781BF",
          "#999999", "#66C2A5", "#FC8D62", "#8DA0CB", "#E78AC3", "#A6D854", "#FFD92F", "#E5C494", "#B3B3B3", 
          "#8DD3C7", "#FFFFB3", "#BEBADA", "#FB8072", "#80B1D3", "#FDB462", "#B3DE69", "#FCCDE5",
          "#D9D9D9", "#BC80BD", "#CCEBC5", "#FFED6F")


## code

targetmatvec=unlist(targetmat)+1
yrange=range(targetmatvec[targetmatvec>0]);
# yrange[1]=1; # set the minimum value to 1
for(i in 1:length(targetmat)){
  vali=targetmat[[i]]+1;
  if(i==1){
    plot(1:length(vali),vali,type='b',las=1,pch=20,main=paste('sgRNAs in',targetgene),ylab='Read counts',xlab='Samples',xlim=c(0.7,length(vali)+0.3),ylim = yrange,col=colors[(i %% length(colors))],xaxt='n',log='y')
    axis(1,at=1:length(vali),labels=(collabel),las=2)
    # lines(0:100,rep(1,101),col='black');
  }else{
    lines(1:length(vali),vali,type='b',pch=20,col=colors[(i %% length(colors))])
  }
}




# parameters
# Do not modify the variables beginning with "__"
targetmat=list(c(210.86293779726648,350.8729558668429,278.25171789203677,236.725333419657,98.16000254585813,191.82650142093362,257.96193197440465),c(164.52982590459357,388.5935778971526,424.5963714060089,392.1867464116706,551.0736985030632,246.63407325548607,185.9421032505861),c(92.19343692929812,195.00849879820478,733.6920297247574,342.72175136875717,168.7663201665631,680.112141401492,424.2622637548584),c(136.1626145417326,195.00849879820478,76.78172404096298,171.00755429121492,315.1452713314393,229.19530039903756,199.03661756400763))
targetgene="Golm1"
collabel=c("In.vivo.input.Pool.E..33.40._1431..1432..1433..1434..1435..1436..1437..1438","In.vivo_AR1890_Pool.E..33.40._BM_hEGFRv3_15m_1431..1432..1433..1434..1435..1436..1437..1438","In.vivo_AR1891_Pool.E..33.40._BM_hEGFRv3_15m_1431..1432..1433..1434..1435..1436..1437..1438","In.vivo_AR1892_Pool.E..33.40._BM_hEGFRv3_15m_1431..1432..1433..1434..1435..1436..1437..1438","In.vivo_AR1893_Pool.E..33.40._BM_hEGFRv3_15m_1431..1432..1433..1434..1435..1436..1437..1438","In.vivo_AR1894_Pool.E..33.40._BM_hEGFRv3_15m_1431..1432..1433..1434..1435..1436..1437..1438","In.vivo_AR1895_Pool.E..33.40._BM_hEGFRv3_15m_1431..1432..1433..1434..1435..1436..1437..1438")

# set up color using RColorBrewer
#library(RColorBrewer)
#colors <- brewer.pal(length(targetgenelist), "Set1")

colors=c( "#E41A1C", "#377EB8", "#4DAF4A", "#984EA3", "#FF7F00",  "#A65628", "#F781BF",
          "#999999", "#66C2A5", "#FC8D62", "#8DA0CB", "#E78AC3", "#A6D854", "#FFD92F", "#E5C494", "#B3B3B3", 
          "#8DD3C7", "#FFFFB3", "#BEBADA", "#FB8072", "#80B1D3", "#FDB462", "#B3DE69", "#FCCDE5",
          "#D9D9D9", "#BC80BD", "#CCEBC5", "#FFED6F")


## code

targetmatvec=unlist(targetmat)+1
yrange=range(targetmatvec[targetmatvec>0]);
# yrange[1]=1; # set the minimum value to 1
for(i in 1:length(targetmat)){
  vali=targetmat[[i]]+1;
  if(i==1){
    plot(1:length(vali),vali,type='b',las=1,pch=20,main=paste('sgRNAs in',targetgene),ylab='Read counts',xlab='Samples',xlim=c(0.7,length(vali)+0.3),ylim = yrange,col=colors[(i %% length(colors))],xaxt='n',log='y')
    axis(1,at=1:length(vali),labels=(collabel),las=2)
    # lines(0:100,rep(1,101),col='black');
  }else{
    lines(1:length(vali),vali,type='b',pch=20,col=colors[(i %% length(colors))])
  }
}




# parameters
# Do not modify the variables beginning with "__"
targetmat=list(c(150.3462202231631,327.3865308291029,108.28191851930677,192.91348066736228,198.04211039953833,523.1631856934554,205.5838747207184),c(207.5534298049327,498.9086045895677,381.28360399828625,330.70882400119245,1076.3158173887953,423.5130550851781,758.172378747108),c(167.83933389692734,523.8184493265646,505.97187380839705,491.8233792838247,117.10316093190093,114.59765019951878,172.84758893716452),c(57.207209581769604,120.27896458721389,248.72028556858947,98.22334729949948,311.7010607157951,388.6355093722811,43.21189723429113))
targetgene="Actbl2"
collabel=c("In.vivo.input.Pool.E..33.40._1431..1432..1433..1434..1435..1436..1437..1438","In.vivo_AR1890_Pool.E..33.40._BM_hEGFRv3_15m_1431..1432..1433..1434..1435..1436..1437..1438","In.vivo_AR1891_Pool.E..33.40._BM_hEGFRv3_15m_1431..1432..1433..1434..1435..1436..1437..1438","In.vivo_AR1892_Pool.E..33.40._BM_hEGFRv3_15m_1431..1432..1433..1434..1435..1436..1437..1438","In.vivo_AR1893_Pool.E..33.40._BM_hEGFRv3_15m_1431..1432..1433..1434..1435..1436..1437..1438","In.vivo_AR1894_Pool.E..33.40._BM_hEGFRv3_15m_1431..1432..1433..1434..1435..1436..1437..1438","In.vivo_AR1895_Pool.E..33.40._BM_hEGFRv3_15m_1431..1432..1433..1434..1435..1436..1437..1438")

# set up color using RColorBrewer
#library(RColorBrewer)
#colors <- brewer.pal(length(targetgenelist), "Set1")

colors=c( "#E41A1C", "#377EB8", "#4DAF4A", "#984EA3", "#FF7F00",  "#A65628", "#F781BF",
          "#999999", "#66C2A5", "#FC8D62", "#8DA0CB", "#E78AC3", "#A6D854", "#FFD92F", "#E5C494", "#B3B3B3", 
          "#8DD3C7", "#FFFFB3", "#BEBADA", "#FB8072", "#80B1D3", "#FDB462", "#B3DE69", "#FCCDE5",
          "#D9D9D9", "#BC80BD", "#CCEBC5", "#FFED6F")


## code

targetmatvec=unlist(targetmat)+1
yrange=range(targetmatvec[targetmatvec>0]);
# yrange[1]=1; # set the minimum value to 1
for(i in 1:length(targetmat)){
  vali=targetmat[[i]]+1;
  if(i==1){
    plot(1:length(vali),vali,type='b',las=1,pch=20,main=paste('sgRNAs in',targetgene),ylab='Read counts',xlab='Samples',xlim=c(0.7,length(vali)+0.3),ylim = yrange,col=colors[(i %% length(colors))],xaxt='n',log='y')
    axis(1,at=1:length(vali),labels=(collabel),las=2)
    # lines(0:100,rep(1,101),col='black');
  }else{
    lines(1:length(vali),vali,type='b',pch=20,col=colors[(i %% length(colors))])
  }
}




# parameters
# Do not modify the variables beginning with "__"
targetmat=list(c(178.24064472997637,457.6294333111156,219.18885324514218,549.7680877626661,110.21473970061264,191.82650142093362,302.4832806400379),c(213.22687207750488,827.7185551179276,280.8767340985654,187.96698116307093,663.0105435114979,204.28276774696826,659.9635213964464),c(210.3901509412188,527.376998574707,421.9713551994803,158.99462692365023,177.37684670567347,994.0100528175651,570.9208240651798),c(94.55737120953654,159.42300631678054,63.00038895668757,204.92640803492696,663.0105435114979,261.5815928467277,56.306411547712685))
targetgene="Limd2"
collabel=c("In.vivo.input.Pool.E..33.40._1431..1432..1433..1434..1435..1436..1437..1438","In.vivo_AR1890_Pool.E..33.40._BM_hEGFRv3_15m_1431..1432..1433..1434..1435..1436..1437..1438","In.vivo_AR1891_Pool.E..33.40._BM_hEGFRv3_15m_1431..1432..1433..1434..1435..1436..1437..1438","In.vivo_AR1892_Pool.E..33.40._BM_hEGFRv3_15m_1431..1432..1433..1434..1435..1436..1437..1438","In.vivo_AR1893_Pool.E..33.40._BM_hEGFRv3_15m_1431..1432..1433..1434..1435..1436..1437..1438","In.vivo_AR1894_Pool.E..33.40._BM_hEGFRv3_15m_1431..1432..1433..1434..1435..1436..1437..1438","In.vivo_AR1895_Pool.E..33.40._BM_hEGFRv3_15m_1431..1432..1433..1434..1435..1436..1437..1438")

# set up color using RColorBrewer
#library(RColorBrewer)
#colors <- brewer.pal(length(targetgenelist), "Set1")

colors=c( "#E41A1C", "#377EB8", "#4DAF4A", "#984EA3", "#FF7F00",  "#A65628", "#F781BF",
          "#999999", "#66C2A5", "#FC8D62", "#8DA0CB", "#E78AC3", "#A6D854", "#FFD92F", "#E5C494", "#B3B3B3", 
          "#8DD3C7", "#FFFFB3", "#BEBADA", "#FB8072", "#80B1D3", "#FDB462", "#B3DE69", "#FCCDE5",
          "#D9D9D9", "#BC80BD", "#CCEBC5", "#FFED6F")


## code

targetmatvec=unlist(targetmat)+1
yrange=range(targetmatvec[targetmatvec>0]);
# yrange[1]=1; # set the minimum value to 1
for(i in 1:length(targetmat)){
  vali=targetmat[[i]]+1;
  if(i==1){
    plot(1:length(vali),vali,type='b',las=1,pch=20,main=paste('sgRNAs in',targetgene),ylab='Read counts',xlab='Samples',xlim=c(0.7,length(vali)+0.3),ylim = yrange,col=colors[(i %% length(colors))],xaxt='n',log='y')
    axis(1,at=1:length(vali),labels=(collabel),las=2)
    # lines(0:100,rep(1,101),col='black');
  }else{
    lines(1:length(vali),vali,type='b',pch=20,col=colors[(i %% length(colors))])
  }
}




# parameters
# Do not modify the variables beginning with "__"
targetmat=list(c(113.94163230749152,49.819689473993925,319.595723144863,263.5777593000957,53.38526454248425,328.8454310073148,409.85829801009464),c(62.407864998294116,37.720622030309684,40.03149714956189,28.97235423942071,51.663159234662174,19.93002612165544,52.37805725368622),c(150.81900707921076,861.8806279000949,429.84640381906627,301.02982697544445,15.498947770398653,582.9532640584216,213.44058330877135),c(156.01966249573528,342.3324376713011,72.18794567953785,190.08690952205293,461.5242224963154,171.89647529927817,35.3551886462382))
targetgene="Csdc2"
collabel=c("In.vivo.input.Pool.E..33.40._1431..1432..1433..1434..1435..1436..1437..1438","In.vivo_AR1890_Pool.E..33.40._BM_hEGFRv3_15m_1431..1432..1433..1434..1435..1436..1437..1438","In.vivo_AR1891_Pool.E..33.40._BM_hEGFRv3_15m_1431..1432..1433..1434..1435..1436..1437..1438","In.vivo_AR1892_Pool.E..33.40._BM_hEGFRv3_15m_1431..1432..1433..1434..1435..1436..1437..1438","In.vivo_AR1893_Pool.E..33.40._BM_hEGFRv3_15m_1431..1432..1433..1434..1435..1436..1437..1438","In.vivo_AR1894_Pool.E..33.40._BM_hEGFRv3_15m_1431..1432..1433..1434..1435..1436..1437..1438","In.vivo_AR1895_Pool.E..33.40._BM_hEGFRv3_15m_1431..1432..1433..1434..1435..1436..1437..1438")

# set up color using RColorBrewer
#library(RColorBrewer)
#colors <- brewer.pal(length(targetgenelist), "Set1")

colors=c( "#E41A1C", "#377EB8", "#4DAF4A", "#984EA3", "#FF7F00",  "#A65628", "#F781BF",
          "#999999", "#66C2A5", "#FC8D62", "#8DA0CB", "#E78AC3", "#A6D854", "#FFD92F", "#E5C494", "#B3B3B3", 
          "#8DD3C7", "#FFFFB3", "#BEBADA", "#FB8072", "#80B1D3", "#FDB462", "#B3DE69", "#FCCDE5",
          "#D9D9D9", "#BC80BD", "#CCEBC5", "#FFED6F")


## code

targetmatvec=unlist(targetmat)+1
yrange=range(targetmatvec[targetmatvec>0]);
# yrange[1]=1; # set the minimum value to 1
for(i in 1:length(targetmat)){
  vali=targetmat[[i]]+1;
  if(i==1){
    plot(1:length(vali),vali,type='b',las=1,pch=20,main=paste('sgRNAs in',targetgene),ylab='Read counts',xlab='Samples',xlim=c(0.7,length(vali)+0.3),ylim = yrange,col=colors[(i %% length(colors))],xaxt='n',log='y')
    axis(1,at=1:length(vali),labels=(collabel),las=2)
    # lines(0:100,rep(1,101),col='black');
  }else{
    lines(1:length(vali),vali,type='b',pch=20,col=colors[(i %% length(colors))])
  }
}




# parameters
# Do not modify the variables beginning with "__"
targetmat=list(c(499.2629199863529,718.8269481247695,1351.883346362254,507.3695205830261,964.3789723803606,1101.1339432214631,861.6190418231383),c(288.87276904513413,661.8901601544907,323.53324745465596,627.4987942586729,232.4842165559798,164.4227155036574,745.0778644336865),c(387.6852219590998,580.7552372968435,339.93959874546005,1211.185735765051,862.7747592188583,931.7287211873919,779.1236016485825),c(258.61441025808244,360.1251839120132,279.5642259953011,139.9152716928122,287.5915864062861,358.7404701897979,187.25155468192824))
targetgene="Omd"
collabel=c("In.vivo.input.Pool.E..33.40._1431..1432..1433..1434..1435..1436..1437..1438","In.vivo_AR1890_Pool.E..33.40._BM_hEGFRv3_15m_1431..1432..1433..1434..1435..1436..1437..1438","In.vivo_AR1891_Pool.E..33.40._BM_hEGFRv3_15m_1431..1432..1433..1434..1435..1436..1437..1438","In.vivo_AR1892_Pool.E..33.40._BM_hEGFRv3_15m_1431..1432..1433..1434..1435..1436..1437..1438","In.vivo_AR1893_Pool.E..33.40._BM_hEGFRv3_15m_1431..1432..1433..1434..1435..1436..1437..1438","In.vivo_AR1894_Pool.E..33.40._BM_hEGFRv3_15m_1431..1432..1433..1434..1435..1436..1437..1438","In.vivo_AR1895_Pool.E..33.40._BM_hEGFRv3_15m_1431..1432..1433..1434..1435..1436..1437..1438")

# set up color using RColorBrewer
#library(RColorBrewer)
#colors <- brewer.pal(length(targetgenelist), "Set1")

colors=c( "#E41A1C", "#377EB8", "#4DAF4A", "#984EA3", "#FF7F00",  "#A65628", "#F781BF",
          "#999999", "#66C2A5", "#FC8D62", "#8DA0CB", "#E78AC3", "#A6D854", "#FFD92F", "#E5C494", "#B3B3B3", 
          "#8DD3C7", "#FFFFB3", "#BEBADA", "#FB8072", "#80B1D3", "#FDB462", "#B3DE69", "#FCCDE5",
          "#D9D9D9", "#BC80BD", "#CCEBC5", "#FFED6F")


## code

targetmatvec=unlist(targetmat)+1
yrange=range(targetmatvec[targetmatvec>0]);
# yrange[1]=1; # set the minimum value to 1
for(i in 1:length(targetmat)){
  vali=targetmat[[i]]+1;
  if(i==1){
    plot(1:length(vali),vali,type='b',las=1,pch=20,main=paste('sgRNAs in',targetgene),ylab='Read counts',xlab='Samples',xlim=c(0.7,length(vali)+0.3),ylim = yrange,col=colors[(i %% length(colors))],xaxt='n',log='y')
    axis(1,at=1:length(vali),labels=(collabel),las=2)
    # lines(0:100,rep(1,101),col='black');
  }else{
    lines(1:length(vali),vali,type='b',pch=20,col=colors[(i %% length(colors))])
  }
}




# parameters
# Do not modify the variables beginning with "__"
targetmat=list(c(115.83277973168225,413.50342263414956,338.6270906421957,73.49084977804277,247.98316432637844,411.05678875914344,37.974091508922506),c(92.19343692929812,19.927875789597568,84.00051860891676,284.7770428899157,22.38736900168694,97.15887734307027,98.20885735066166),c(98.81245291396567,218.49492383594477,283.5017503050941,244.49840406925767,978.1558148429372,1190.8190607689125,99.51830878200381),c(149.40064651106772,69.7475652635915,327.47077176444895,325.76232449690116,490.80001272929064,156.9489557080366,447.83238951901717))
targetgene="Slc28a2"
collabel=c("In.vivo.input.Pool.E..33.40._1431..1432..1433..1434..1435..1436..1437..1438","In.vivo_AR1890_Pool.E..33.40._BM_hEGFRv3_15m_1431..1432..1433..1434..1435..1436..1437..1438","In.vivo_AR1891_Pool.E..33.40._BM_hEGFRv3_15m_1431..1432..1433..1434..1435..1436..1437..1438","In.vivo_AR1892_Pool.E..33.40._BM_hEGFRv3_15m_1431..1432..1433..1434..1435..1436..1437..1438","In.vivo_AR1893_Pool.E..33.40._BM_hEGFRv3_15m_1431..1432..1433..1434..1435..1436..1437..1438","In.vivo_AR1894_Pool.E..33.40._BM_hEGFRv3_15m_1431..1432..1433..1434..1435..1436..1437..1438","In.vivo_AR1895_Pool.E..33.40._BM_hEGFRv3_15m_1431..1432..1433..1434..1435..1436..1437..1438")

# set up color using RColorBrewer
#library(RColorBrewer)
#colors <- brewer.pal(length(targetgenelist), "Set1")

colors=c( "#E41A1C", "#377EB8", "#4DAF4A", "#984EA3", "#FF7F00",  "#A65628", "#F781BF",
          "#999999", "#66C2A5", "#FC8D62", "#8DA0CB", "#E78AC3", "#A6D854", "#FFD92F", "#E5C494", "#B3B3B3", 
          "#8DD3C7", "#FFFFB3", "#BEBADA", "#FB8072", "#80B1D3", "#FDB462", "#B3DE69", "#FCCDE5",
          "#D9D9D9", "#BC80BD", "#CCEBC5", "#FFED6F")


## code

targetmatvec=unlist(targetmat)+1
yrange=range(targetmatvec[targetmatvec>0]);
# yrange[1]=1; # set the minimum value to 1
for(i in 1:length(targetmat)){
  vali=targetmat[[i]]+1;
  if(i==1){
    plot(1:length(vali),vali,type='b',las=1,pch=20,main=paste('sgRNAs in',targetgene),ylab='Read counts',xlab='Samples',xlim=c(0.7,length(vali)+0.3),ylim = yrange,col=colors[(i %% length(colors))],xaxt='n',log='y')
    axis(1,at=1:length(vali),labels=(collabel),las=2)
    # lines(0:100,rep(1,101),col='black');
  }else{
    lines(1:length(vali),vali,type='b',pch=20,col=colors[(i %% length(colors))])
  }
}




# parameters
# Do not modify the variables beginning with "__"
targetmat=list(c(117.72392715587299,390.7287074460381,141.75087515254705,62.89120798313276,106.7705290849685,67.26383816058711,395.45433226533095),c(339.9337494982838,102.48621834650179,79.40674024749163,324.3490389242465,273.8147439437095,744.8847262968721,210.82168044608704),c(168.31212075297503,204.26072684337507,677.2541812843914,187.96698116307093,423.6379057242298,500.74190630659297,396.7637836966731),c(259.0871971141301,664.0252897033762,378.6585877917576,416.9192439331273,309.97895540797305,724.9547001752167,680.9147442979208))
targetgene="Dpy19l1"
collabel=c("In.vivo.input.Pool.E..33.40._1431..1432..1433..1434..1435..1436..1437..1438","In.vivo_AR1890_Pool.E..33.40._BM_hEGFRv3_15m_1431..1432..1433..1434..1435..1436..1437..1438","In.vivo_AR1891_Pool.E..33.40._BM_hEGFRv3_15m_1431..1432..1433..1434..1435..1436..1437..1438","In.vivo_AR1892_Pool.E..33.40._BM_hEGFRv3_15m_1431..1432..1433..1434..1435..1436..1437..1438","In.vivo_AR1893_Pool.E..33.40._BM_hEGFRv3_15m_1431..1432..1433..1434..1435..1436..1437..1438","In.vivo_AR1894_Pool.E..33.40._BM_hEGFRv3_15m_1431..1432..1433..1434..1435..1436..1437..1438","In.vivo_AR1895_Pool.E..33.40._BM_hEGFRv3_15m_1431..1432..1433..1434..1435..1436..1437..1438")

# set up color using RColorBrewer
#library(RColorBrewer)
#colors <- brewer.pal(length(targetgenelist), "Set1")

colors=c( "#E41A1C", "#377EB8", "#4DAF4A", "#984EA3", "#FF7F00",  "#A65628", "#F781BF",
          "#999999", "#66C2A5", "#FC8D62", "#8DA0CB", "#E78AC3", "#A6D854", "#FFD92F", "#E5C494", "#B3B3B3", 
          "#8DD3C7", "#FFFFB3", "#BEBADA", "#FB8072", "#80B1D3", "#FDB462", "#B3DE69", "#FCCDE5",
          "#D9D9D9", "#BC80BD", "#CCEBC5", "#FFED6F")


## code

targetmatvec=unlist(targetmat)+1
yrange=range(targetmatvec[targetmatvec>0]);
# yrange[1]=1; # set the minimum value to 1
for(i in 1:length(targetmat)){
  vali=targetmat[[i]]+1;
  if(i==1){
    plot(1:length(vali),vali,type='b',las=1,pch=20,main=paste('sgRNAs in',targetgene),ylab='Read counts',xlab='Samples',xlim=c(0.7,length(vali)+0.3),ylim = yrange,col=colors[(i %% length(colors))],xaxt='n',log='y')
    axis(1,at=1:length(vali),labels=(collabel),las=2)
    # lines(0:100,rep(1,101),col='black');
  }else{
    lines(1:length(vali),vali,type='b',pch=20,col=colors[(i %% length(colors))])
  }
}



dev.off()
Sweave("invivo.poolE_BM_hEGFRv3_15m_v_input_summary.Rnw");
library(tools);

texi2dvi("invivo.poolE_BM_hEGFRv3_15m_v_input_summary.tex",pdf=TRUE);
